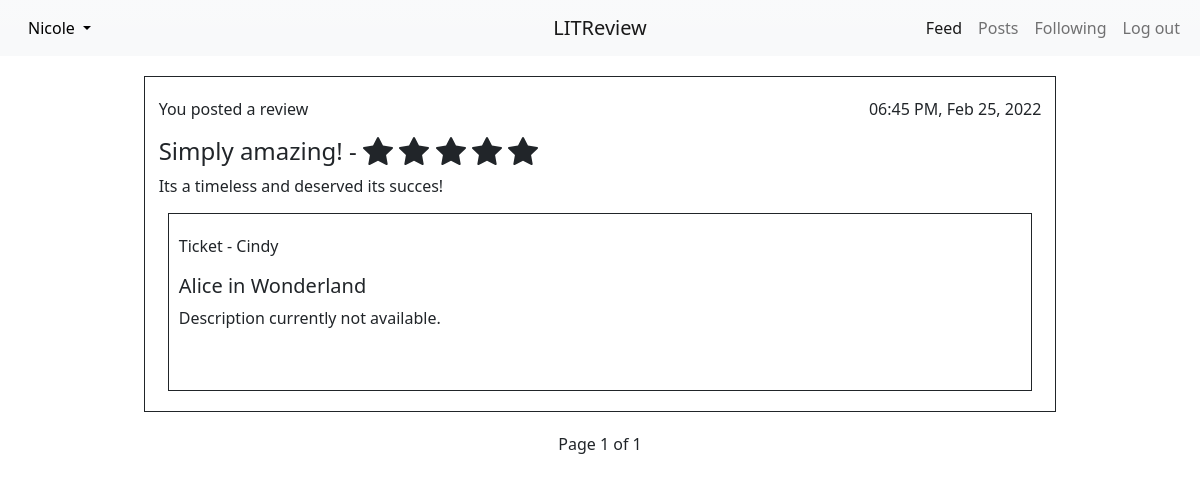
Page /post/review (signed in) on the earlier database version.
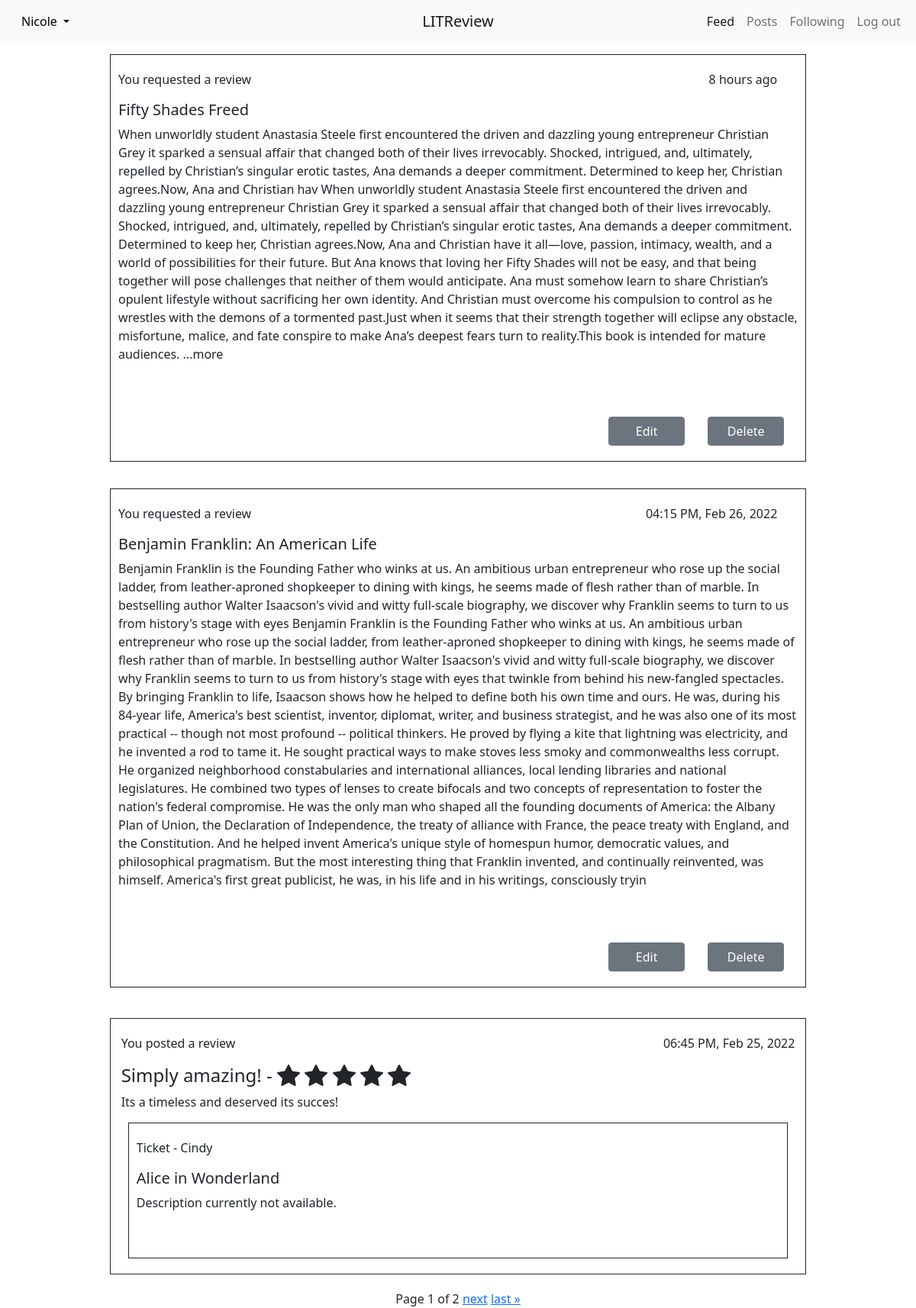
Same page on the later database version.
### main/models.py (models this page shows, shortened)
class Review(models.Model):
    ticket = models.ForeignKey(to=Ticket, on_delete=models.CASCADE)
    rating = models.PositiveSmallIntegerField(
        validators=[MinValueValidator(0), MaxValueValidator(5)])
    headline = models.CharField(max_length=128)
    body = models.TextField(max_length=8192, blank=True)
    user = models.ForeignKey(
        to=settings.AUTH_USER_MODEL, on_delete=models.CASCADE)
    time_created = models.DateTimeField(auto_now_add=True)

class Ticket(models.Model):
    IMAGE_SIZE = (300, 300)     # max image size
    title = models.CharField(max_length=128)
    description = models.TextField(max_length=2048, blank=True)
    user = models.ForeignKey(
        to=settings.AUTH_USER_MODEL, on_delete=models.CASCADE)
    image = models.ImageField(null=True, blank=True)
    time_created = models.DateTimeField(auto_now_add=True)

### register/models.py (models this page shows)
class User(AbstractUser):
    profile_picture = models.ImageField()
    follows = models.ManyToManyField(
        'self',
        through='UserFollows',
        symmetrical=False,
    )
    def __str__(self):
        return self.username

### main/views.py (the view)
# urls.py: path("post/review", views.posts, name="posts"),
@login_required
def posts(request):
    tickets = models.Ticket.objects.filter(
        Q(user__in=request.user.follows.all()) | Q(user=request.user)
    )
    reviews = models.Review.objects.filter(user=request.user)
    feed = sorted(
        chain(tickets, reviews), key=lambda i: i.time_created, reverse=True
    )
    paginator = Paginator(feed, 6)
    page_number = request.GET.get('page')
    page_obj = paginator.get_page(page_number)
    context = {
        'feed': page_obj,
    }
    return render(request, "main/posts.html", context)

### main/templatetags/main_extras.py (called while the page is built)
@register.filter
def model_type(value):
    return type(value).__name__

@register.simple_tag(takes_context=True)
def display_poster(context, user):
    if context['user'] == user:
        return 'You'
    return user.username

@register.filter
def get_posted_at_display(post_time):
    timedelta = timezone.now() - post_time
    minutes = round(int(timedelta.total_seconds()) / 60)
    hours = round(minutes / 60)
    if minutes <= 60:
        return f'{minutes} minutes ago.'
    elif hours <= 24:
        return f'{hours} hours ago'
    return post_time.strftime('%I:%M %p, %b %d, %Y')

@register.filter
def int_to_list(num):
    return list(range(1, num + 1))

### main/templates/main/posts.html (shortened to what this page needs)
{% extends 'main/base.html' %}
{% load main_extras %}
{% block content %}
  <div class="feed">
    {% for post in feed %}
      {% if post|model_type == 'Ticket' and post.user == request.user %}
        {% include "main/partials/ticket_snippet.html" %}
      {% elif post|model_type == 'Review' %}
        {% include "main/partials/review_snippet.html" %}
      {% endif %}
    {% endfor %}
  </div>
  {% include "main/partials/page_navigator.html" %}
{% endblock content %}

### main/templates/main/partials/ticket_snippet.html (shortened to what this page needs)
{% load main_extras %}
<div class="ticket-view">
{% if post|model_type == 'Ticket' %}
  <div class="ticket-head">
    <p>{% display_poster post.user %} requested a review</p>
    <p>{{ post.time_created|get_posted_at_display }}</p>
  </div>
  <h5>{{ post.title }}</h5>
  <div class="description">
    {% if post.description %}
    <p>{{ post.description }}</p>
    {% endif %}
  </div>
  {% if post.image %}
    <div class="ticket-image">
    </div>
  {% endif %}
  {% if not form and request.path != '/post/review' %}
    <div class="post-review-button-area">
    <a type="button" role="button" class="btn btn-secondary"
       href="{% url 'create_review' post.id %}">Post a Review</a>
  </div>
  {% elif request.path == '/post/review' %}
    <div class="post-review-button-area">
      <a type="button" role="button" class="btn btn-secondary"
       href="{% url 'edit_ticket' post.id %}">Edit</a>
      <a type="button" role="button" class="btn btn-secondary"
       href="{% url 'delete_post' post.id %}">Delete</a>
    </div>
  {% endif %}
{% else %}
  <div class="ticket-head">
    <p>Ticket - {% display_poster item.user %}</p>
  </div>
  <h5>{{ item.title }}</h5>
  <div class="description">
    {% if item.description %}
    <p>{{ item.description }}</p>
    {% endif %}
  </div>
  {% if item.image %}
    <div class="ticket-image">
    </div>
  {% endif %}
{% endif %}
</div>

### main/templates/main/partials/review_snippet.html (shortened to what this page needs)
{% load main_extras %}
<div class="review-view">
  <div class="review-head">
    <p>{% display_poster post.user %} posted a review</p>
    <p>{{ post.time_created|get_posted_at_display }}</p>
  </div>
  <div class="review-body">
    <h4>{{ post.headline }} - <span>
    </span></h4>
    <p>{{ post.body }}</p>
  </div>
  {% for item in feed %}
    {% if item|model_type == 'Ticket' and item == post.ticket %}
      {% include "main/partials/ticket_snippet.html" %}
    {% endif %}
  {% endfor %}
</div>

Differences in the rows shown:
added Ticket: user "You", time_created|get_posted_at_display "8 hours ago", title "Fifty Shades Freed", description "When unworldly student Anastasia Steele first encountered the driven and dazzling young entrepreneur Christian Grey it sparked a sensual affair that changed both of their lives irrevocably. Shocked, intrigued, and, ultimately, repelled by Christian’s singular erotic tastes, Ana demands a deeper commitment. Determined to keep her, Christian agrees.Now, Ana and Christian hav When unworldly student Anastasia Steele first encountered the driven and dazzling young entrepreneur Christian Grey it sparked a sensual affair that changed both of their lives irrevocably. Shocked, intrigued, and, ultimately, repelled by Christian’s singular erotic tastes, Ana demands a deeper commitment. Determined to…", shows "Edit"
added Ticket: user "You", time_created|get_posted_at_display "04:15 PM, Feb 26, 2022", title "Benjamin Franklin: An American Life", description "Benjamin Franklin is the Founding Father who winks at us. An ambitious urban entrepreneur who rose up the social ladder, from leather-aproned shopkeeper to dining with kings, he seems made of flesh rather than of marble. In bestselling author Walter Isaacson's vivid and witty full-scale biography, we discover why Franklin seems to turn to us from history's stage with eyes Benjamin Franklin is the Founding Father who winks at us. An ambitious urban entrepreneur who rose up the social ladder, from leather-aproned shopkeeper to dining with kings, he seems made of flesh rather than of marble. In bestselling author Walter Isaacson's vivid and witty full-scale biography, we discover why Franklin…", shows "Edit"
Other differences:
{{ feed.paginator.num_pages }}: "1" → "2"
text now shown: "next last »"
